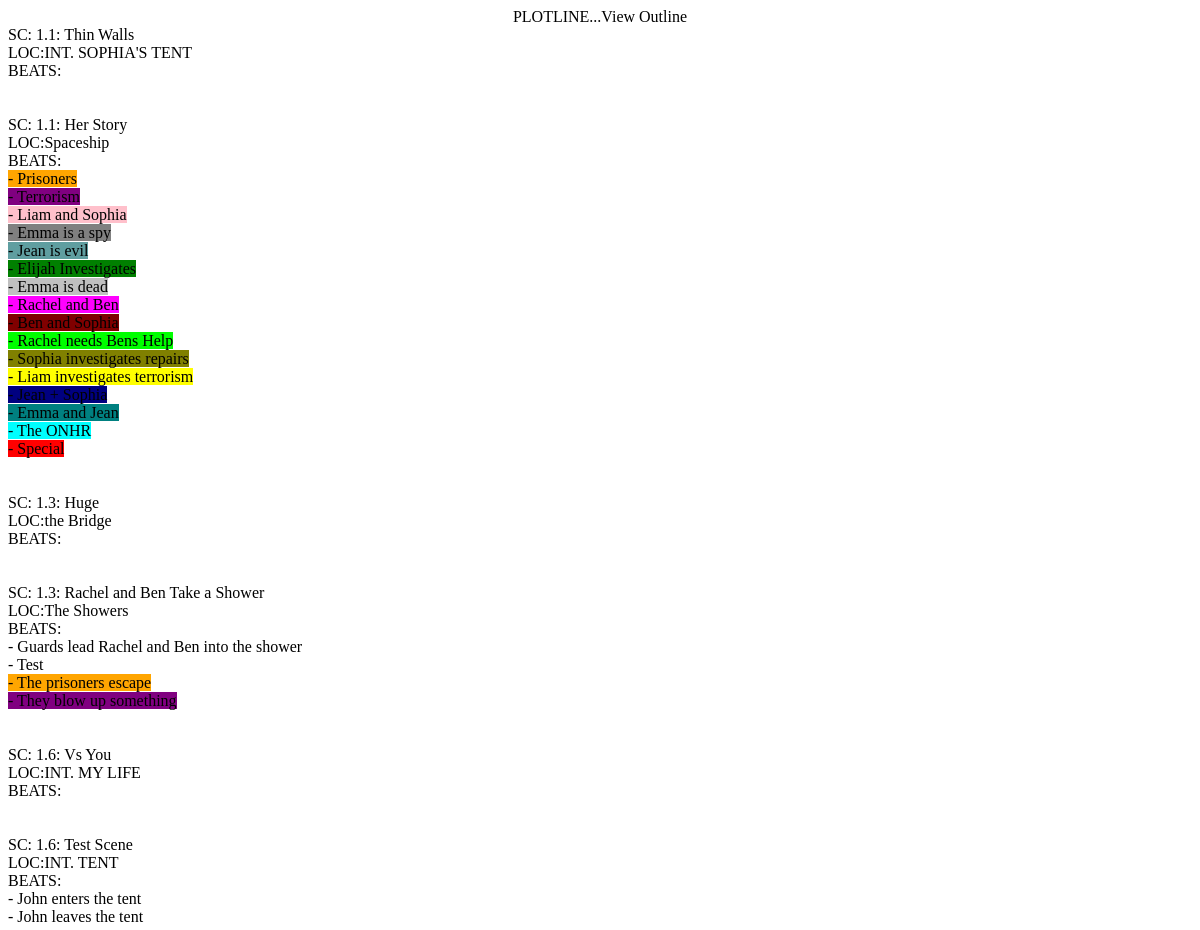
The app's page /viewoutline (upper part), older data.
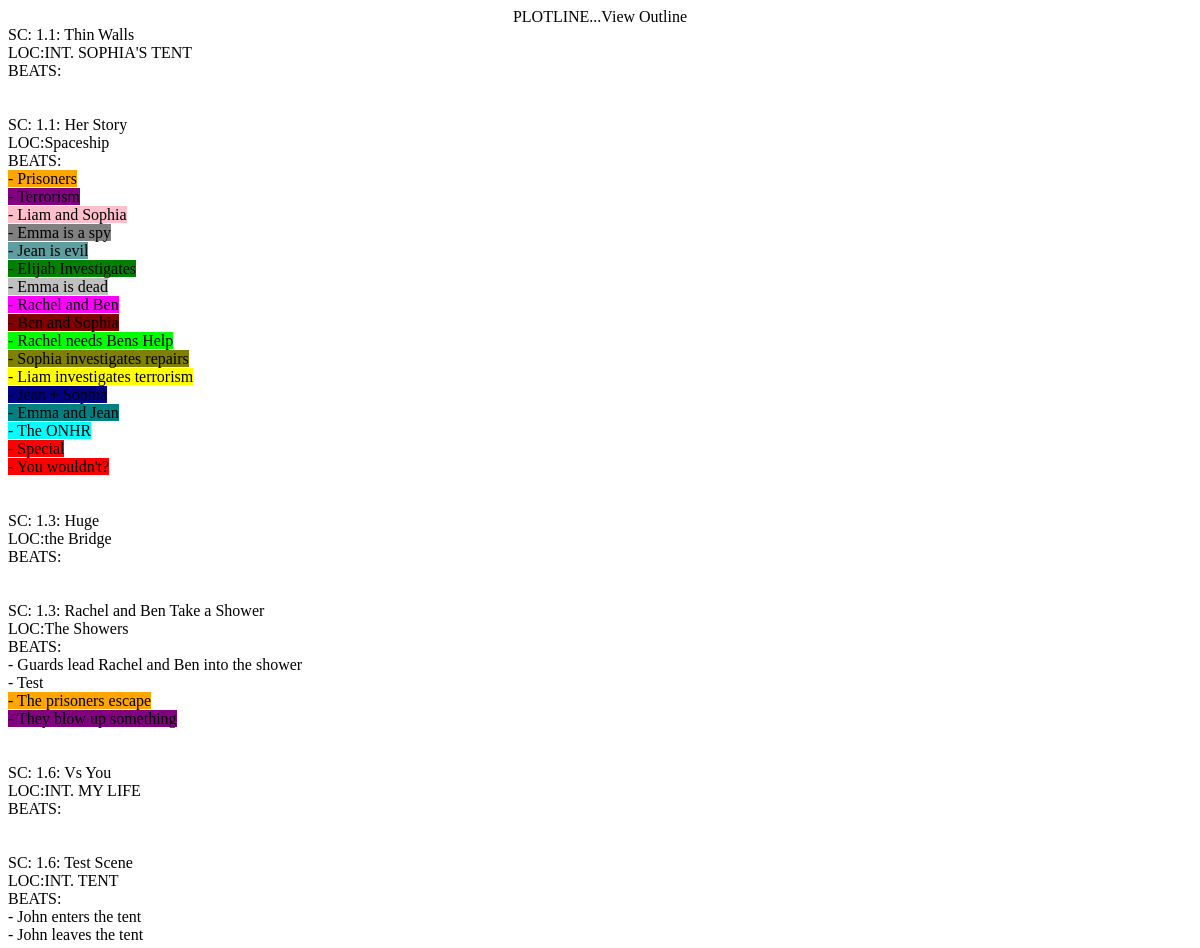
The same page, newer data.
### tables this page shows
CREATE TABLE "MAIN" (
	"KEY"	INTEGER UNIQUE,
	"CHAPTER"	INTEGER,
	"SCENE"	INTEGER,
	"TITLE"	TEXT UNIQUE,
	"LOCATION"	TEXT,
	"TAGS"	TEXT,
	PRIMARY KEY("KEY" AUTOINCREMENT)
);

CREATE TABLE "SCENE" (
	"KEY"	INTEGER,
	"NARRATIVE"	TEXT,
	"scene75"	TEXT,
	"scene76"	TEXT,
	"scene77"	TEXT,
	"scene78"	TEXT,
	"scene79"	TEXT,
	"scene80"	TEXT,
	"scene81"	TEXT,
	"scene82"	TEXT,
	"scene83"	TEXT,
	"scene84"	TEXT,
	"scene85"	TEXT
, scene86 TEXT, scene87 TEXT);

### plotline.py (the view)
@app.route('/viewoutline')
def viewoutline():
	import sqlite3
	connection = sqlite3.connect('projdbs/erotic.db')
	connection.row_factory = sqlite3.Row
	cursor = connection.cursor()
	cursor.execute('SELECT * FROM MAIN WHERE TITLE is not NULL ORDER BY\
	 CHAPTER, SCENE' )
	info = cursor.fetchall()
	cursor.execute('SELECT * FROM SCENE WHERE KEY != "NULL"')
	beats = cursor.fetchall()
	return render_template('viewoutline.html', info=info, beats=beats)

### templates/viewoutline.html (shortened to what this page needs)
<!DOCTYPE html PUBLIC "-//W3C//DTD HTML 4.01//EN" "http://www.w3.org/TR/html4/strict.dtd">
<html><head>
</head><body>
<div style="text-align: center;">PLOTLINE...View Outline<br>
<div style="text-align: left;">
{% for row in info %}
SC: {{row['CHAPTER']}}.{{row['SCENE']}}: {{row['TITLE']}}<br>
LOC:{{row['LOCATION']}}<br>
BEATS:<br>
{% for beat in beats %}
{% set scenenumber = "scene" + row['KEY']|string %}
{% if beat['KEY'] == row['KEY'] %}
{% if beat['NARRATIVE'] == 'Prisoners' %}
{% set color = 'orange' %}
{% elif beat['NARRATIVE'] == 'Terrorism' %}
{% set color = 'purple' %}
{% elif beat['NARRATIVE'] == 'Liam + Sophia' %}
{% set color = 'pink' %}
{% elif beat['NARRATIVE'] == 'Emma is a spy' %}
{% set color = 'gray' %}
{% elif beat['NARRATIVE'] == 'Jean is Evil' %}
{% set color = 'cadetblue' %}
{% elif beat['NARRATIVE'] == 'Elijah Investigates' %}
{% set color = 'green' %}
{% elif beat['NARRATIVE'] == 'Emma is Dead' %}
{% set color = 'silver' %}
{% elif beat['NARRATIVE'] == 'Rachel + Ben' %}
{% set color = 'fuchsia' %}
{% elif beat['NARRATIVE'] == 'Ben + Sophia' %}
{% set color = 'maroon' %}
{% elif beat['NARRATIVE'] == 'Rachel needs Bens Help' %}
{% set color = 'lime' %}
{% elif beat['NARRATIVE'] == 'Sophia Investigates Repairs' %}
{% set color = 'olive' %}
{% elif beat['NARRATIVE'] == 'Liam Investigates Terrorism' %}
{% set color = 'yellow' %}
{% elif beat['NARRATIVE'] == 'Jean + Sophia' %}
{% set color = 'navy' %}
{% elif beat['NARRATIVE'] == 'Emma + Jean' %}
{% set color = 'teal' %}
{% elif beat['NARRATIVE'] == 'The ONHR' %}
{% set color = 'aqua' %}
{% elif beat['NARRATIVE'] == 'Special' %}
{% set color = 'red' %}
{% endif %}
<span style="background-color: {{ color }};"> - {{ beat[scenenumber] }}</span> <br>
{% endif %}
{% endfor %}
<br>
<br>
{% endfor %}
</div>
</body></html>

Row changes from the older to the newer data that the page shows:
added SCENE: scene87 "You wouldn't?", shown under MAIN "Her Story"
